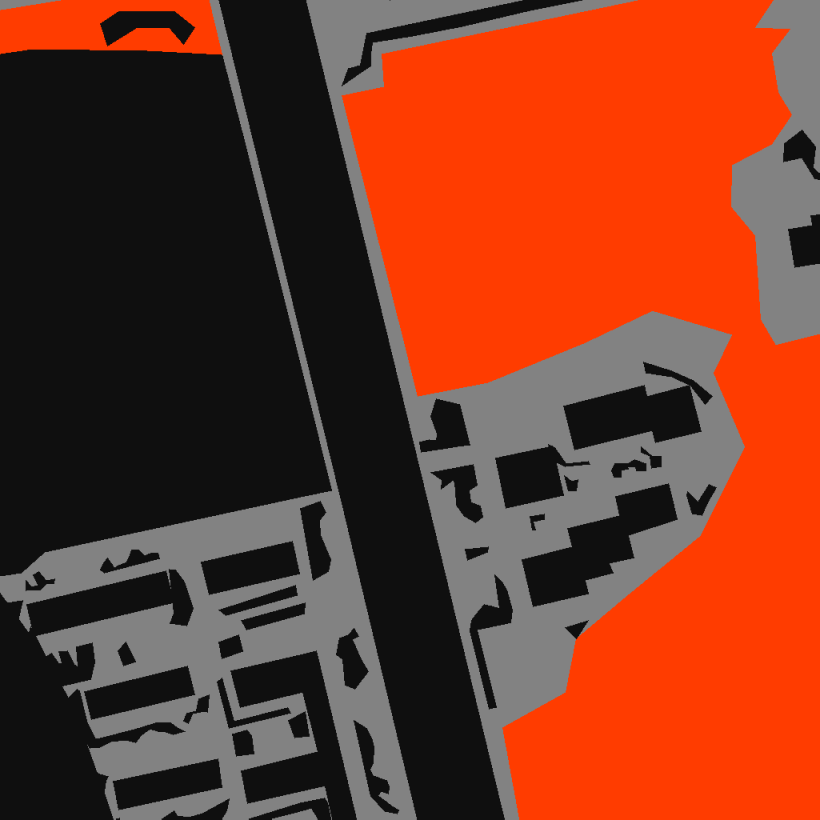
#> input picture 03_历史文档/文档归档/07_汇报与复盘/尺度分析可视化/Examples/zoom_0000.png, 4096 x 4096 px (shown at 1/5 size); its folder holds only this picture in this run
$ python -i _r2_image_space.py   (imports and definitions only)
#> lines starting #> are read from the running program, lines starting #| are printed output that depends on the picture
#!/usr/bin/env python3
"""Round2 1A: CPU traditional image-space domain comparison.

Groups: source6996, source5597, source holdout1399, test1 500, test2 1300.
Critical rule: StandardScaler, PCA, and KMeans are fitted ONLY on source6996.
test1/test2 are transform/assign only. No label prediction.
"""
from __future__ import annotations
import json
from concurrent.futures import ProcessPoolExecutor
from pathlib import Path
import numpy as np
from PIL import Image
from scipy import ndimage, linalg

DATA=Path('/home/jhy/datasets/2026-低空图像语义分割赛道-训练集')
TEST2=Path('/home/jhy/datasets/AIC2026_UAV_semifinal/test_2/images')
ATDA=Path('/home/jhy/rare_diag_20260915/atda_20260918')
OUT=Path('/home/jhy/rare_diag_20260915/round2_20260921/image_space')
RS=192

def feature(path):
 im=np.asarray(Image.open(path).convert('RGB').resize((RS,RS))).astype(np.float32)/255
 r,g,b=im[...,0],im[...,1],im[...,2]; mx=im.max(-1); mn=im.min(-1); de=mx-mn
 s=np.where(mx>0,de/(mx+1e-8),0); v=mx
 h=np.zeros_like(r); h=np.where(mx==r,((g-b)/(de+1e-8))%6,h); h=np.where(mx==g,(b-r)/(de+1e-8)+2,h); h=np.where(mx==b,(r-g)/(de+1e-8)+4,h); h/=6
#> after `h = np.where(mx == b, (r - g) / (de + 1e-08) + 4, h)`:
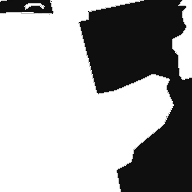
#> h: shape (192, 192) float32; min 0, max 4, mean 2.68; drawn with min black and max white
 gray=.299*r+.587*g+.114*b
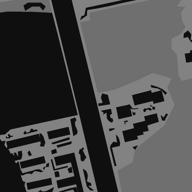
#> gray: shape (192, 192) float32; min 0, max 0.549, mean 0.292
 sob=np.hypot(ndimage.sobel(gray,0),ndimage.sobel(gray,1)); lap=ndimage.laplace(gray)
#> after `lap = ndimage.laplace(gray)`:
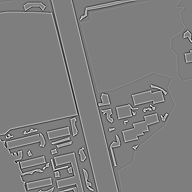
#> lap: shape (192, 192) float32; min -0.976, max 0.992, mean -3.69e-10; drawn with min black and max white
 hist=[]
 for c in (r,g,b): hist.extend(np.histogram(c,bins=16,range=(0,1))[0]/c.size)
#> this loop made 3 passes
#> after the loop, hist = 48 values, max 0.718 at index 32, min 0 at index 25, mean 0.0625
 gh=np.histogram(gray,bins=64,range=(0,1))[0].astype(float); gh/=gh.sum(); ent=-(gh[gh>0]*np.log(gh[gh>0])).sum()
#> after `gh = np.histogram(gray, bins=64, range=(0, 1))[0].astype(float)`: gh = 64 values, max 13415 at index 3, min 0 at index 36, mean 576
#> after `gh /= gh.sum()`: gh = 64 values, max 0.364 at index 3, min 0 at index 36, mean 0.0156
#> after `ent = -(gh[gh > 0] * np.log(gh[gh > 0])).sum()`: ent = 1.78
 ff=np.abs(np.fft.fftshift(np.fft.fft2(gray-gray.mean()))); y,x=np.mgrid[:RS,:RS]; rr=np.sqrt((y-RS/2)**2+(x-RS/2)**2); edges=np.linspace(0,RS/2,7); rings=np.array([ff[(rr>=edges[i])&(rr<edges[i+1])].mean() for i in range(6)]); rings/=rings.sum()+1e-9
#> after `ff = np.abs(np.fft.fftshift(np.fft.fft2(gray - gray.mean())))`:
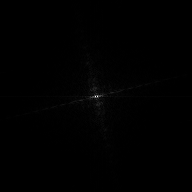
#> ff: shape (192, 192) float64; min 0.000268, max 2713.8, mean 11.3; drawn with min black and max white
#> after `y, x = np.mgrid[:RS, :RS]`:
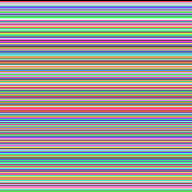
#> y: shape (192, 192) int64; 192 distinct labels, from 0 to 191; one colour per label, 0 black
#> after `y, x = np.mgrid[:RS, :RS]`:
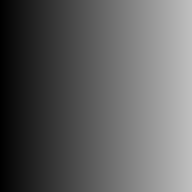
#> x: shape (192, 192) int64; min 0, max 191, mean 95.5
#> after `rr = np.sqrt((y - RS / 2) ** 2 + (x - RS / 2) ** 2)`:
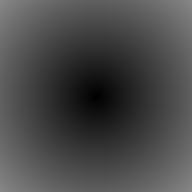
#> rr: shape (192, 192) float64; min 0, max 135.8, mean 73.5
#> after `edges = np.linspace(0, RS / 2, 7)`: edges = [0, 16, 32, 48, 64, 80, 96]
#> after `rings = np.array([ff[(rr >= edges[i]) & (rr < edges[i + 1])].mean() fo`: rings = [132.7, 38.35, 18.13, 10.08, 5.66, 3.84]
#> after `rings /= rings.sum() + 1e-09`: rings = [0.636, 0.184, 0.0868, 0.0483, 0.0271, 0.0184]
 return np.r_[r.mean(),r.std(),g.mean(),g.std(),b.mean(),b.std(),h.mean(),h.std(),s.mean(),s.std(),v.mean(),v.std(),hist,sob.mean(),lap.var(),ent,rings].astype(np.float32)
def work(x): return x[0],feature(x[1])
def frechet(A,B):
 ma,mb=A.mean(0),B.mean(0); ca=np.cov(A,rowvar=False); cb=np.cov(B,rowvar=False); root=linalg.sqrtm(ca@cb); root=np.real(root); return float(np.sum((ma-mb)**2)+np.trace(ca+cb-2*root))
def centroid(A,B): return float(np.linalg.norm(A.mean(0)-B.mean(0)))
def cosine_centroid(A,B):
 a,b=A.mean(0),B.mean(0); return float(1-(a@b)/(np.linalg.norm(a)*np.linalg.norm(b)+1e-12))
# [40 lines left out: function main, not called in this run]
# [1 line not run here, left out]

>>> result = feature('../../../03_历史文档/文档归档/07_汇报与复盘/尺度分析可视化/Examples/zoom_0000.png')
#> result = 69 values, max 1.78 at index 62, min 0 at index 37, mean 0.146

$ run again, on 03_历史文档/文档归档/07_汇报与复盘/尺度分析可视化/Examples/zoom_0001.png
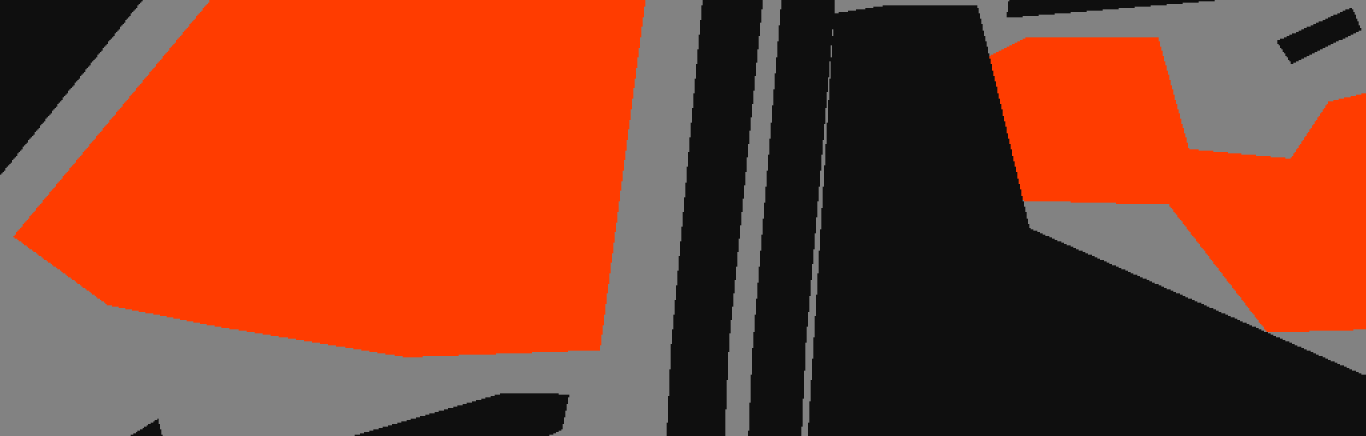
#> input picture 03_历史文档/文档归档/07_汇报与复盘/尺度分析可视化/Examples/zoom_0001.png, 4096 x 1308 px (shown at 1/3 size)
#> in feature, `sob = np.hypot(ndimage.sobel(gray, 0), ndimage.sobel(gray, 1))`:
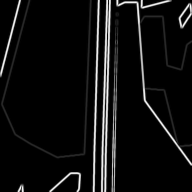
#> sob: shape (192, 192) float32; min 0, max 2.03, mean 0.125; drawn with min black and max white
#> in feature, `lap = ndimage.laplace(gray)`:
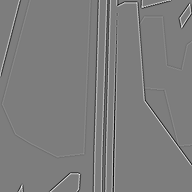
#> lap: shape (192, 192) float32; min -0.729, max 0.757, mean -8.89e-11; drawn with min black and max white
#> the loop in feature, `for c in (r,g,b): hist.extend(np.histogram(c,bins=16,range=(0,1))[0]/c..` made 3 passes
#> after the loop in feature, `for c in (r,g,b): hist.extend(np.histogram(c,bins=16,range=(0,1))[0]/c..`: hist = 48 values, max 0.703 at index 32, min 0 at index 25, mean 0.0625
#> gh = 64 values, max 14282 at index 27, min 0 at index 0, mean 576
#> gh = 64 values, max 0.387 at index 27, min 0 at index 0, mean 0.0156
#> ent = 1.56
#> y: shape (192, 192) int64; 192 distinct labels, from 0 to 191
#> edges = [0, 16, 32, 48, 64, 80, 96]
#> rings = [114.9, 23.74, 10.1, 5.39, 3.53, 2.52]
#> rings = [0.717, 0.148, 0.063, 0.0336, 0.022, 0.0158]
#> result = 69 values, max 1.56 at index 62, min 0 at index 37, mean 0.145

$ run again, on 03_历史文档/文档归档/07_汇报与复盘/尺度分析可视化/Examples/zoom_0003.png
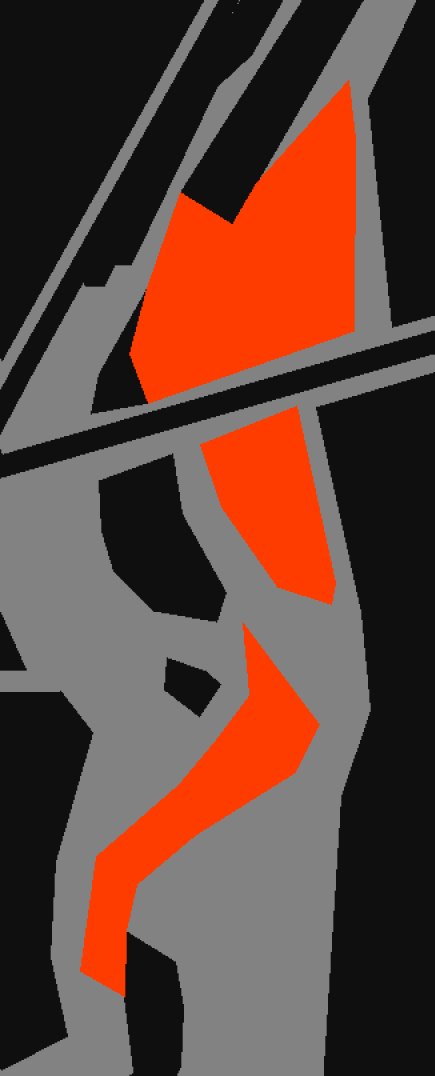
#> input picture 03_历史文档/文档归档/07_汇报与复盘/尺度分析可视化/Examples/zoom_0003.png, 1304 x 3228 px (shown at 1/3 size)
#> in feature, `sob = np.hypot(ndimage.sobel(gray, 0), ndimage.sobel(gray, 1))`:
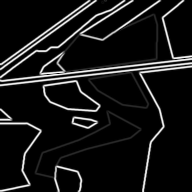
#> sob: shape (192, 192) float32; min 0, max 2.03, mean 0.179; drawn with min black and max white
#> in feature, `lap = ndimage.laplace(gray)`:
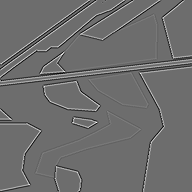
#> lap: shape (192, 192) float32; min -0.616, max 0.812, mean -1.81e-10; drawn with min black and max white
#> the loop in feature, `for c in (r,g,b): hist.extend(np.histogram(c,bins=16,range=(0,1))[0]/c..` made 3 passes
#> after the loop in feature, `for c in (r,g,b): hist.extend(np.histogram(c,bins=16,range=(0,1))[0]/c..`: hist = 48 values, max 0.58 at index 32, min 0 at index 25, mean 0.0625
#> gh = 64 values, max 14847 at index 3, min 0 at index 0, mean 576
#> gh = 64 values, max 0.403 at index 3, min 0 at index 0, mean 0.0156
#> ent = 1.63
#> y: shape (192, 192) int64; 192 distinct labels, from 0 to 191
#> edges = [0, 16, 32, 48, 64, 80, 96]
#> rings = [148.1, 33.81, 13.41, 7.34, 4.9, 3.17]
#> rings = [0.703, 0.16, 0.0637, 0.0348, 0.0232, 0.0151]
#> result = 69 values, max 1.63 at index 62, min 0 at index 37, mean 0.138
